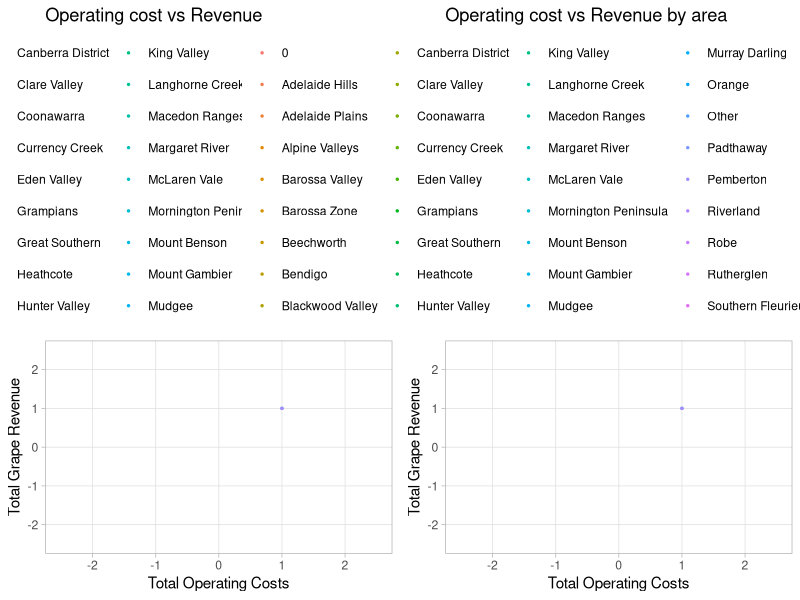

The R script that drew this image:
library(ggplot2)
library(gridExtra)
library(viridis)
library(sf)
library(cowplot)
library(stringi)

# this comes from some interesting relationships.
#
# In [55]: plt.scatter(df_floats["total_grape_revenue"].apply(lambda x: math.sqrt(math.sqrt(x))), df_floats["total_operating_costs"])
#     ...: plt.show()

# In [56]: plt.scatter(df_floats["total_grape_revenue"].apply(lambda x: math.sqrt(math.sqrt(x))), df_floats["total_operating_costs"].apply(lambda x: math.sqrt(math.sqrt(x))))
#     ...: plt.show()

# In [57]: plt.scatter(df_floats["total_grape_revenue"].apply(lambda x: math.sqrt(math.sqrt(x))), df_floats["water_used"].apply(lambda x: np.log(x+1)))
#     ...: plt.show()

df <- read.csv("dfb.csv")
df <- df[df$total_operating_costs != 0, ]
df <- df[df$total_grape_revenue != 0, ]

total <- ggplot(
    df
    , aes(
        x = total_operating_costs^(1 / 3)
        , y = total_grape_revenue^(1 / 3)
        , col = giregion)
        ) +
        xlim(-2.5, 2.5) +
        ylim(-2.5, 2.5) +
        geom_point(size = .5) +
        xlab("Total Operating Costs") +
        ylab("Total Grape Revenue") +
        ggtitle("Operating cost vs Revenue") +
        theme_light() +
        theme(panel.grid.minor = element_blank()
            , legend.title = element_blank()
            , legend.position = "top", legend.direction = "horizontal")

by_area <- ggplot(
    df
    , aes(
        x = total_operating_costs^(1 / 3)
        , y = total_grape_revenue^(1 / 3)
        , col = giregion)
        ) +
        xlim(-2.5, 2.5) +
        ylim(-2.5, 2.5) +
        geom_point(size = .5) +
        xlab("Total Operating Costs") +
        ylab("Total Grape Revenue") +
        ggtitle("Operating cost vs Revenue by area") +
        theme_light() +
        theme(panel.grid.minor = element_blank()
            , legend.title = element_blank()
            , legend.position = "top", legend.direction = "horizontal")

pdf("yield_verse_value.pdf")
 grid.arrange(total, by_area, ncol=2)
dev.off()
